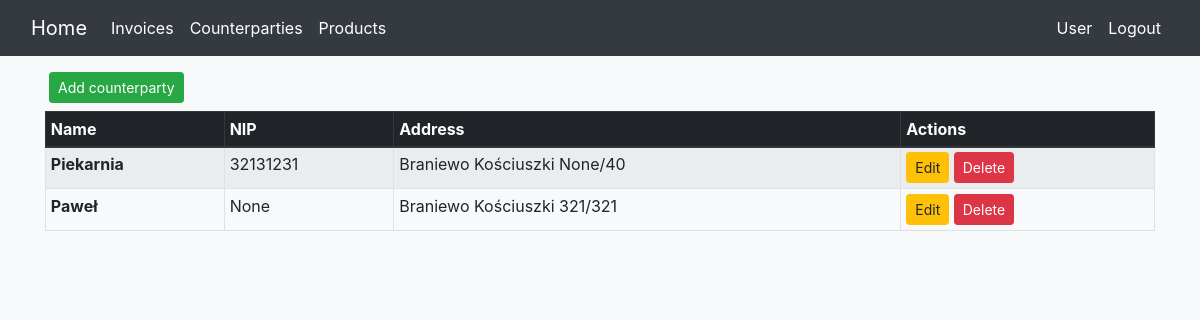
Screenshot of /listakontrahentow/ (signed in) with the database file from the repository.
### faktury/models.py (models this page shows, shortened)
class Personal_Data(models.Model):
    name = models.CharField(max_length=200)
    nip = models.CharField(max_length=200, null=True, blank=True)
    address = models.ForeignKey(Address, on_delete=models.CASCADE, related_name='address')
    user = models.ForeignKey(User, on_delete=models.CASCADE, null=True, blank=True)

class Address(models.Model):
    streetname = models.CharField(max_length=200)
    apartment_number = models.IntegerField(null=True, blank=True)
    building_number = models.IntegerField(default=0)
    city = models.ForeignKey(City, on_delete=models.CASCADE, related_name='city')
    user = models.ForeignKey(User, on_delete=models.CASCADE, null=True, blank=True)
    def __str__(self):
        return str(self.city.name) + " " + str(self.streetname) + " " + str(self.apartment_number) + "/" + str(
            self.building_number)

class City(models.Model):
    name = models.CharField(max_length=200)
    postcode = models.CharField(max_length=200)
    user = models.ForeignKey(User, on_delete=models.CASCADE, null=True, blank=True)

### faktury/views.py (the view)
# urls.py: path('listakontrahentow/', views.traders_list, name='listakontrahentow'),
@login_required
def traders_list(request):
    data_list = Personal_Data.objects.all()
    template = loader.get_template('faktury/listakontrahentow.html')
    context = {
        'data_list': data_list,
    }
    return HttpResponse(template.render(context, request))

### faktury/templates/faktury/listakontrahentow.html
{% extends "faktury/base.html" %}
{% block content %}
<div class="container mt-2">
    <a class="btn btn-success btn-sm mx-1 my-2" href="{% url 'faktury:dodajdane' %}">Add counterparty</a>
    <table class="table table-striped table-bordered table-sm">
        <thead class="thead-dark">
        <tr>
            <th scope="col">Name</th>
            <th scope="col">NIP</th>
            <th scope="col">Address</th>
            <th scope="col">Actions</th>
        </tr>
        </thead>
        <tbody>
        {% for data in data_list %}
        {% if data.user == user %}
        <tr>
            <th scope="row">{{ data.name }}</th>
            <td>{{ data.nip }}</td>
            <td>{{ data.address }}</td>
            <td>
                <a class="btn btn-warning btn-sm" href="{% url 'faktury:edytujkontrahenta' data.id %}">Edit</a>
                <a class="btn btn-danger btn-sm" href="{% url 'faktury:usunkontrahenta' data.id %}">Delete</a>
            </td>
        </tr>
        {% endif %}
        {% endfor %}
        </tbody>
    </table>
</div>
{% endblock content %}

### faktury/templates/faktury/base.html (shortened to what this page needs)
<!DOCTYPE html>
<html lang="en">
<head>
    <link rel="stylesheet" href="https://maxcdn.bootstrapcdn.com/bootstrap/4.0.0/css/bootstrap.min.css"
>
</head>
<body class="bg-light">
<nav class="navbar sticky-top navbar-expand-lg navbar-dark bg-dark">
    <div class="container-fluid">
        <a class="navbar-brand" href="{% url 'faktury:lista' %}">Home</a>
        <div class="collapse navbar-collapse" id="navbarNav">
            <ul class="navbar-nav md-auto">
                <li class="nav-item active">
                    <a class="nav-link" href="{% url 'faktury:lista' %}">Invoices</a>
                </li>
                <li class="nav-item active">
                    <a class="nav-link" href="{% url 'faktury:listakontrahentow' %}">Counterparties</a>
                </li>
                <li class="nav-item active">
                    <a class="nav-link" href="{% url 'faktury:listaproduktow' %}">Products</a>
                </li>
            </ul>
            <ul class="navbar-nav ml-auto">
                {% if user.is_authenticated %}
                <li class="nav-item active">
                    <a class="nav-link disabled">{{ user }}</a>
                </li>
                <li class="nav-item active">
                    <a class="nav-link" href="{% url 'logout' %}">Logout</a>
                </li>
                {% endif %}
            </ul>
        </div>
    </div>
</nav>
{% block content %}{% endblock %}
</body>
</html>

### rows the page displays
Personal_Data: name "Piekarnia", nip "32131231", address "Braniewo Kościuszki None/40"
Personal_Data: name "Paweł", nip "None", address "Braniewo Kościuszki 321/321"

### other values shown
{{ user }} "User"
